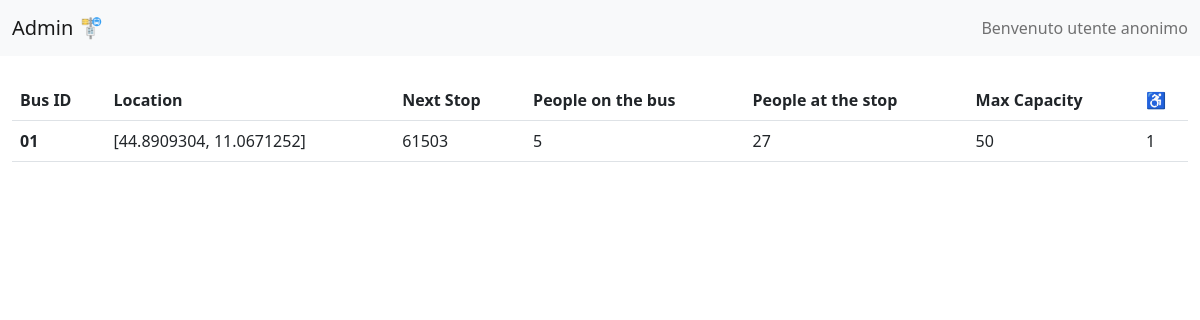
The app's page /bus-admin with its own data.
### models.py (models this page shows, shortened)
class Bus(db.Model):
    __tablename__ = "buses"
    id = db.Column(db.String(10), primary_key=True)
    position = db.Column(db.String(80), unique=False, nullable=False)
    stop_id = db.Column(db.String(50), nullable=True)
    seatsCount = db.Column(db.Integer(), nullable=True)

class Stop(db.Model):
    __tablename__ = "stops"
    id = db.Column(db.String(10), primary_key=True)
    position = db.Column(db.String(80), unique=False, nullable=False)
    name = db.Column(db.String(50), nullable=True)
    people = db.Column(db.Integer(), nullable=True)
    hButton = db.Column(db.Integer(), nullable=True)

### app.py (the view)
@app.route("/bus-admin")
def admin():
    datasetBus=[]
    buses = Bus.query.all()
    for bus in buses:
        stop = Stop.query.filter_by(id = bus.stop_id).first()
        datasetBus.append({
            "id": bus.id,
            "loc": bus.position,
            "seats":int(bus.seatsCount),
            "next": stop.id,
            "hButton": stop.hButton,
            "people": int(stop.people) if stop.people != None else 0,
            "max": 50
        })
    return render_template('back.html', data=datasetBus, name = "Admin")

### app.py (called while the page is built)
@app.before_request
def session_handler():
    session.permanent = True
    app.permanent_session_lifetime = timedelta(minutes=1)

### templates/back.html (shortened to what this page needs)
{% extends 'baseof.html' %} {% block titlepage %}{{name}}{% endblock %}  {% block content %}
<table class="table">
  <thead>
    <tr>
      <th scope="col">Bus ID</th>
      <th scope="col">Location</th>
      <th scope="col">Next Stop</th>
      <th scope="col">People on the bus</th>
      <th scope="col">People at the stop</th>
      <th scope="col">Max Capacity</th>
      <th scope="col">♿️</th>
    </tr>
  </thead>
  <tbody>
    {%for bus in data%}
    <tr {%if bus.seats + bus.people > bus.max %}class="table-danger"{%endif%}</tr>
      <th scope="row">{{bus.id}}</th>
      <td>{{bus.loc}}</td>
      <td>{{bus.next}}</td>
      <td>{{bus.seats}}</td>
      <td>{{bus.people}}</td>
      <td>{{bus.max}}</td>
      <td>{{bus.hButton}}</td>
    </tr>
    {%endfor%}
  </tbody>
</table>
{% endblock %}

### records on screen
Bus: id "01", loc "[44.8909304, 11.0671252]"
Stop: next "61503"

### other values on screen
{{ name }} "Admin"
{{ bus.seats }} "5"
{{ bus.people }} "27"
{{ bus.max }} "50"
{{ bus.hButton }} "1"
